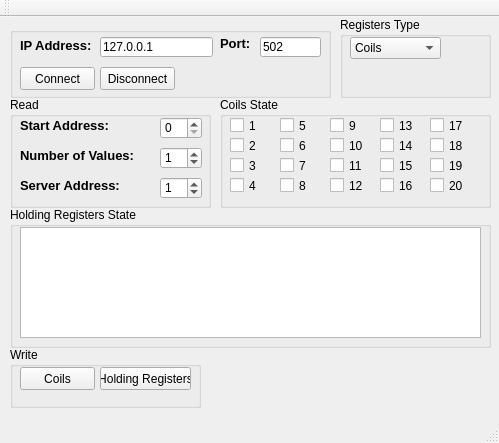
<?xml version="1.0" encoding="UTF-8"?>
<ui version="4.0">
 <class>MainWindow</class>
 <widget class="QMainWindow" name="MainWindow">
  <property name="geometry">
   <rect>
    <x>0</x>
    <y>0</y>
    <width>499</width>
    <height>443</height>
   </rect>
  </property>
  <property name="minimumSize">
   <size>
    <width>499</width>
    <height>443</height>
   </size>
  </property>
  <property name="maximumSize">
   <size>
    <width>499</width>
    <height>443</height>
   </size>
  </property>
  <property name="windowTitle">
   <string>MainWindow</string>
  </property>
  <property name="autoFillBackground">
   <bool>false</bool>
  </property>
  <widget class="QWidget" name="centralWidget">
   <widget class="QGroupBox" name="groupBox">
    <property name="geometry">
     <rect>
      <x>10</x>
      <y>10</y>
      <width>321</width>
      <height>71</height>
     </rect>
    </property>
    <property name="title">
     <string/>
    </property>
    <widget class="QLineEdit" name="lineEdit">
     <property name="geometry">
      <rect>
       <x>90</x>
       <y>10</y>
       <width>113</width>
       <height>20</height>
      </rect>
     </property>
     <property name="text">
      <string>127.0.0.1</string>
     </property>
    </widget>
    <widget class="QLineEdit" name="lineEdit_2">
     <property name="geometry">
      <rect>
       <x>250</x>
       <y>10</y>
       <width>61</width>
       <height>20</height>
      </rect>
     </property>
     <property name="text">
      <string>502</string>
     </property>
    </widget>
    <widget class="QLabel" name="label">
     <property name="geometry">
      <rect>
       <x>10</x>
       <y>10</y>
       <width>81</width>
       <height>16</height>
      </rect>
     </property>
     <property name="font">
      <font>
       <pointsize>10</pointsize>
       <weight>75</weight>
       <bold>true</bold>
      </font>
     </property>
     <property name="text">
      <string>IP Address:</string>
     </property>
     <property name="textFormat">
      <enum>Qt::AutoText</enum>
     </property>
     <property name="wordWrap">
      <bool>false</bool>
     </property>
    </widget>
    <widget class="QLabel" name="label_2">
     <property name="geometry">
      <rect>
       <x>210</x>
       <y>10</y>
       <width>47</width>
       <height>13</height>
      </rect>
     </property>
     <property name="font">
      <font>
       <pointsize>10</pointsize>
       <weight>75</weight>
       <bold>true</bold>
      </font>
     </property>
     <property name="text">
      <string>Port:</string>
     </property>
    </widget>
    <widget class="QPushButton" name="pushButton">
     <property name="geometry">
      <rect>
       <x>10</x>
       <y>40</y>
       <width>75</width>
       <height>23</height>
      </rect>
     </property>
     <property name="text">
      <string>Connect</string>
     </property>
    </widget>
    <widget class="QPushButton" name="pushButton_2">
     <property name="geometry">
      <rect>
       <x>90</x>
       <y>40</y>
       <width>75</width>
       <height>23</height>
      </rect>
     </property>
     <property name="text">
      <string>Disconnect</string>
     </property>
    </widget>
   </widget>
   <widget class="QGroupBox" name="groupBox_2">
    <property name="geometry">
     <rect>
      <x>10</x>
      <y>80</y>
      <width>201</width>
      <height>111</height>
     </rect>
    </property>
    <property name="title">
     <string>Read</string>
    </property>
    <widget class="QSpinBox" name="spinBox_2">
     <property name="geometry">
      <rect>
       <x>150</x>
       <y>20</y>
       <width>42</width>
       <height>22</height>
      </rect>
     </property>
    </widget>
    <widget class="QSpinBox" name="spinBox_3">
     <property name="geometry">
      <rect>
       <x>150</x>
       <y>50</y>
       <width>42</width>
       <height>22</height>
      </rect>
     </property>
     <property name="value">
      <number>1</number>
     </property>
    </widget>
    <widget class="QLabel" name="label_4">
     <property name="geometry">
      <rect>
       <x>10</x>
       <y>20</y>
       <width>101</width>
       <height>16</height>
      </rect>
     </property>
     <property name="font">
      <font>
       <pointsize>10</pointsize>
       <weight>75</weight>
       <bold>true</bold>
      </font>
     </property>
     <property name="text">
      <string>Start Address:</string>
     </property>
    </widget>
    <widget class="QLabel" name="label_5">
     <property name="geometry">
      <rect>
       <x>10</x>
       <y>50</y>
       <width>121</width>
       <height>16</height>
      </rect>
     </property>
     <property name="font">
      <font>
       <pointsize>10</pointsize>
       <weight>75</weight>
       <bold>true</bold>
      </font>
     </property>
     <property name="text">
      <string>Number of Values:</string>
     </property>
    </widget>
    <widget class="QSpinBox" name="spinBox">
     <property name="geometry">
      <rect>
       <x>150</x>
       <y>80</y>
       <width>42</width>
       <height>22</height>
      </rect>
     </property>
     <property name="value">
      <number>1</number>
     </property>
    </widget>
    <widget class="QLabel" name="label_3">
     <property name="geometry">
      <rect>
       <x>10</x>
       <y>80</y>
       <width>111</width>
       <height>16</height>
      </rect>
     </property>
     <property name="font">
      <font>
       <pointsize>10</pointsize>
       <weight>75</weight>
       <bold>true</bold>
      </font>
     </property>
     <property name="text">
      <string>Server Address:</string>
     </property>
    </widget>
   </widget>
   <widget class="QGroupBox" name="groupBox_3">
    <property name="geometry">
     <rect>
      <x>10</x>
      <y>190</y>
      <width>481</width>
      <height>141</height>
     </rect>
    </property>
    <property name="title">
     <string>Holding Registers State</string>
    </property>
    <widget class="QListWidget" name="listWidget">
     <property name="geometry">
      <rect>
       <x>10</x>
       <y>20</y>
       <width>461</width>
       <height>111</height>
      </rect>
     </property>
    </widget>
   </widget>
   <widget class="QGroupBox" name="groupBox_4">
    <property name="geometry">
     <rect>
      <x>220</x>
      <y>80</y>
      <width>271</width>
      <height>111</height>
     </rect>
    </property>
    <property name="title">
     <string>Coils State</string>
    </property>
    <widget class="QCheckBox" name="checkBox">
     <property name="geometry">
      <rect>
       <x>10</x>
       <y>20</y>
       <width>70</width>
       <height>17</height>
      </rect>
     </property>
     <property name="text">
      <string>1</string>
     </property>
    </widget>
    <widget class="QCheckBox" name="checkBox_2">
     <property name="geometry">
      <rect>
       <x>10</x>
       <y>40</y>
       <width>70</width>
       <height>17</height>
      </rect>
     </property>
     <property name="text">
      <string>2</string>
     </property>
    </widget>
    <widget class="QCheckBox" name="checkBox_3">
     <property name="geometry">
      <rect>
       <x>10</x>
       <y>60</y>
       <width>70</width>
       <height>17</height>
      </rect>
     </property>
     <property name="text">
      <string>3</string>
     </property>
    </widget>
    <widget class="QCheckBox" name="checkBox_4">
     <property name="geometry">
      <rect>
       <x>10</x>
       <y>80</y>
       <width>70</width>
       <height>17</height>
      </rect>
     </property>
     <property name="text">
      <string>4</string>
     </property>
    </widget>
    <widget class="QCheckBox" name="checkBox_5">
     <property name="geometry">
      <rect>
       <x>60</x>
       <y>20</y>
       <width>70</width>
       <height>17</height>
      </rect>
     </property>
     <property name="text">
      <string>5</string>
     </property>
    </widget>
    <widget class="QCheckBox" name="checkBox_6">
     <property name="geometry">
      <rect>
       <x>60</x>
       <y>40</y>
       <width>70</width>
       <height>17</height>
      </rect>
     </property>
     <property name="text">
      <string>6</string>
     </property>
    </widget>
    <widget class="QCheckBox" name="checkBox_7">
     <property name="geometry">
      <rect>
       <x>60</x>
       <y>60</y>
       <width>70</width>
       <height>17</height>
      </rect>
     </property>
     <property name="text">
      <string>7</string>
     </property>
    </widget>
    <widget class="QCheckBox" name="checkBox_8">
     <property name="geometry">
      <rect>
       <x>60</x>
       <y>80</y>
       <width>70</width>
       <height>17</height>
      </rect>
     </property>
     <property name="text">
      <string>8</string>
     </property>
    </widget>
    <widget class="QCheckBox" name="checkBox_9">
     <property name="geometry">
      <rect>
       <x>110</x>
       <y>20</y>
       <width>70</width>
       <height>17</height>
      </rect>
     </property>
     <property name="text">
      <string>9</string>
     </property>
    </widget>
    <widget class="QCheckBox" name="checkBox_10">
     <property name="geometry">
      <rect>
       <x>110</x>
       <y>40</y>
       <width>70</width>
       <height>17</height>
      </rect>
     </property>
     <property name="text">
      <string>10</string>
     </property>
    </widget>
    <widget class="QCheckBox" name="checkBox_11">
     <property name="geometry">
      <rect>
       <x>110</x>
       <y>60</y>
       <width>70</width>
       <height>17</height>
      </rect>
     </property>
     <property name="text">
      <string>11</string>
     </property>
    </widget>
    <widget class="QCheckBox" name="checkBox_12">
     <property name="geometry">
      <rect>
       <x>110</x>
       <y>80</y>
       <width>70</width>
       <height>17</height>
      </rect>
     </property>
     <property name="text">
      <string>12</string>
     </property>
    </widget>
    <widget class="QCheckBox" name="checkBox_13">
     <property name="geometry">
      <rect>
       <x>160</x>
       <y>20</y>
       <width>70</width>
       <height>17</height>
      </rect>
     </property>
     <property name="text">
      <string>13</string>
     </property>
    </widget>
    <widget class="QCheckBox" name="checkBox_14">
     <property name="geometry">
      <rect>
       <x>160</x>
       <y>40</y>
       <width>70</width>
       <height>17</height>
      </rect>
     </property>
     <property name="text">
      <string>14</string>
     </property>
    </widget>
    <widget class="QCheckBox" name="checkBox_15">
     <property name="geometry">
      <rect>
       <x>160</x>
       <y>60</y>
       <width>70</width>
       <height>17</height>
      </rect>
     </property>
     <property name="text">
      <string>15</string>
     </property>
    </widget>
    <widget class="QCheckBox" name="checkBox_16">
     <property name="geometry">
      <rect>
       <x>160</x>
       <y>80</y>
       <width>70</width>
       <height>17</height>
      </rect>
     </property>
     <property name="text">
      <string>16</string>
     </property>
    </widget>
    <widget class="QCheckBox" name="checkBox_17">
     <property name="geometry">
      <rect>
       <x>210</x>
       <y>20</y>
       <width>70</width>
       <height>17</height>
      </rect>
     </property>
     <property name="text">
      <string>17</string>
     </property>
    </widget>
    <widget class="QCheckBox" name="checkBox_18">
     <property name="geometry">
      <rect>
       <x>210</x>
       <y>40</y>
       <width>70</width>
       <height>17</height>
      </rect>
     </property>
     <property name="text">
      <string>18</string>
     </property>
    </widget>
    <widget class="QCheckBox" name="checkBox_19">
     <property name="geometry">
      <rect>
       <x>210</x>
       <y>60</y>
       <width>70</width>
       <height>17</height>
      </rect>
     </property>
     <property name="text">
      <string>19</string>
     </property>
    </widget>
    <widget class="QCheckBox" name="checkBox_20">
     <property name="geometry">
      <rect>
       <x>210</x>
       <y>80</y>
       <width>70</width>
       <height>17</height>
      </rect>
     </property>
     <property name="text">
      <string>20</string>
     </property>
    </widget>
   </widget>
   <widget class="QGroupBox" name="groupBox_5">
    <property name="geometry">
     <rect>
      <x>340</x>
      <y>0</y>
      <width>151</width>
      <height>81</height>
     </rect>
    </property>
    <property name="title">
     <string>Registers Type</string>
    </property>
    <widget class="QComboBox" name="comboBox">
     <property name="geometry">
      <rect>
       <x>10</x>
       <y>20</y>
       <width>91</width>
       <height>22</height>
      </rect>
     </property>
     <item>
      <property name="text">
       <string>Coils</string>
      </property>
     </item>
     <item>
      <property name="text">
       <string>Holding Registers</string>
      </property>
     </item>
     <item>
      <property name="text">
       <string>Input States</string>
      </property>
     </item>
     <item>
      <property name="text">
       <string>Input Registers</string>
      </property>
     </item>
    </widget>
   </widget>
   <widget class="QGroupBox" name="groupBox_6">
    <property name="geometry">
     <rect>
      <x>10</x>
      <y>330</y>
      <width>191</width>
      <height>61</height>
     </rect>
    </property>
    <property name="title">
     <string>Write</string>
    </property>
    <widget class="QPushButton" name="pushButton_3">
     <property name="geometry">
      <rect>
       <x>10</x>
       <y>20</y>
       <width>75</width>
       <height>23</height>
      </rect>
     </property>
     <property name="text">
      <string>Coils</string>
     </property>
    </widget>
    <widget class="QPushButton" name="pushButton_4">
     <property name="geometry">
      <rect>
       <x>90</x>
       <y>20</y>
       <width>91</width>
       <height>23</height>
      </rect>
     </property>
     <property name="text">
      <string>Holding Registers</string>
     </property>
    </widget>
   </widget>
  </widget>
  <widget class="QMenuBar" name="menuBar">
   <property name="geometry">
    <rect>
     <x>0</x>
     <y>0</y>
     <width>499</width>
     <height>21</height>
    </rect>
   </property>
  </widget>
  <widget class="QToolBar" name="mainToolBar">
   <attribute name="toolBarArea">
    <enum>TopToolBarArea</enum>
   </attribute>
   <attribute name="toolBarBreak">
    <bool>false</bool>
   </attribute>
  </widget>
  <widget class="QStatusBar" name="statusBar"/>
 </widget>
 <layoutdefault spacing="6" margin="11"/>
 <resources/>
 <connections/>
</ui>
